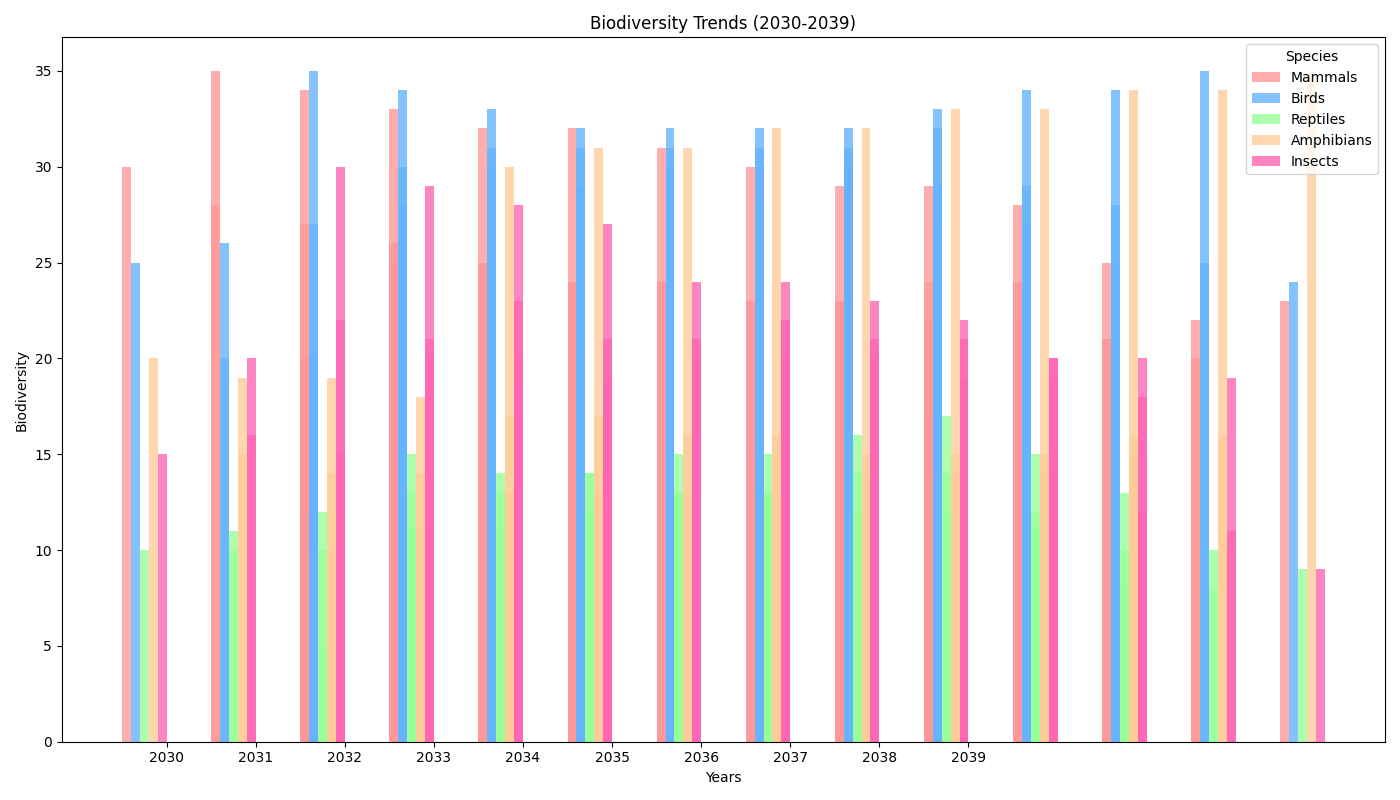

Source code (Python):
import numpy as np
import matplotlib.pyplot as plt

habitats = ["Trop Rain", "Temp Forest", "Boreal", "Mangroves", "Savanna"]
years = np.arange(2030, 2040)

# Data arrays
mammals = np.array([
    [30, 28, 27, 26, 25, 24, 24, 23, 22, 21],
    [35, 34, 33, 32, 32, 31, 30, 29, 29, 28],
    [20, 20, 21, 21, 22, 22, 23, 24, 24, 25],
    [25, 25, 24, 24, 23, 23, 22, 22, 21, 20],
    [15, 16, 17, 18, 19, 20, 21, 21, 22, 23]
])

birds = np.array([
    [25, 26, 27, 28, 28, 29, 30, 30, 31, 32],
    [20, 20, 21, 21, 22, 23, 24, 25, 26, 27],
    [35, 34, 33, 32, 32, 31, 30, 29, 29, 28],
    [30, 31, 31, 31, 32, 32, 33, 34, 34, 35],
    [30, 29, 28, 28, 27, 27, 26, 25, 25, 24]
])

reptiles = np.array([
    [10, 11, 12, 13, 13, 14, 15, 15, 16, 17],
    [10, 10, 11, 11, 12, 13, 13, 14, 14, 15],
    [5, 6, 7, 8, 9, 10, 10, 11, 12, 13],
    [15, 14, 14, 13, 13, 12, 12, 11, 10, 10],
    [5, 5, 5, 6, 6, 7, 7, 8, 8, 9]
])

amphibians = np.array([
    [20, 19, 19, 18, 17, 17, 16, 16, 15, 14],
    [15, 14, 14, 13, 13, 12, 11, 11, 10, 10],
    [10, 11, 11, 12, 13, 13, 14, 15, 15, 16],
    [10, 10, 11, 12, 12, 13, 14, 14, 15, 16],
    [30, 31, 31, 32, 32, 33, 33, 34, 34, 35]
])

insects = np.array([
    [15, 16, 15, 15, 17, 16, 15, 16, 16, 16],
    [20, 22, 21, 23, 21, 21, 22, 21, 21, 20],
    [30, 29, 28, 27, 24, 24, 23, 22, 20, 18],
    [20, 19, 19, 20, 20, 20, 19, 19, 20, 19],
    [20, 19, 19, 18, 16, 16, 13, 12, 11, 9]
])

species = [mammals, birds, reptiles, amphibians, insects]
species_names = ['Mammals', 'Birds', 'Reptiles', 'Amphibians', 'Insects']
colors = ['#FF9999', '#66B3FF', '#99FF99', '#FFCC99', '#FF66B3']  # Different color for each species

fig, ax = plt.subplots(figsize=(14, 8))

# Bar width and positions
bar_width = 0.1
index = np.arange(len(years))

for i, species_data in enumerate(species):
    for j, habitat in enumerate(habitats):
        plt.bar(index + (i - len(species) / 2) * bar_width + j, species_data[j], bar_width, label=species_names[i] if j == 0 else "", color=colors[i], alpha=0.8)

ax.set_xlabel('Years')
ax.set_ylabel('Biodiversity')
ax.set_title('Biodiversity Trends (2030-2039)')
ax.set_xticks(index + (0.5 * (len(species) - 1) * bar_width))
ax.set_xticklabels(years)
ax.legend(title="Species")

plt.tight_layout()
plt.show()
